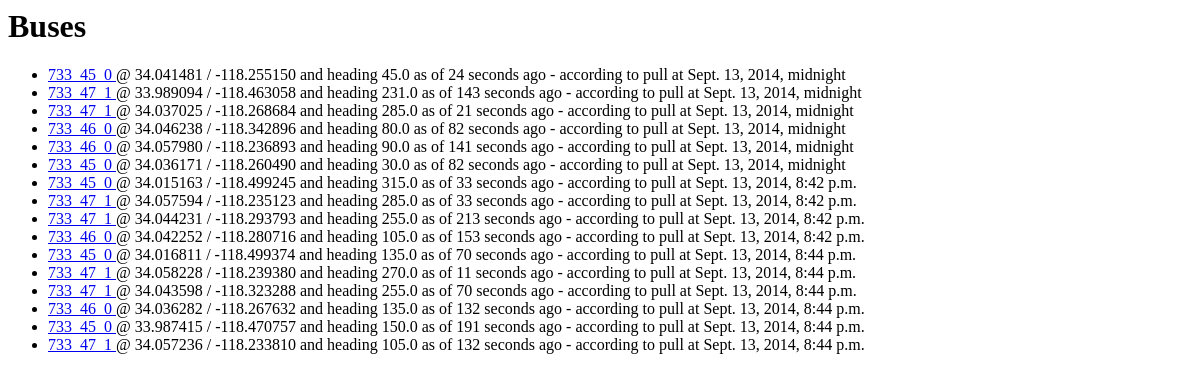
Before: /locations/routes/733/vehicles/ with the older database file.
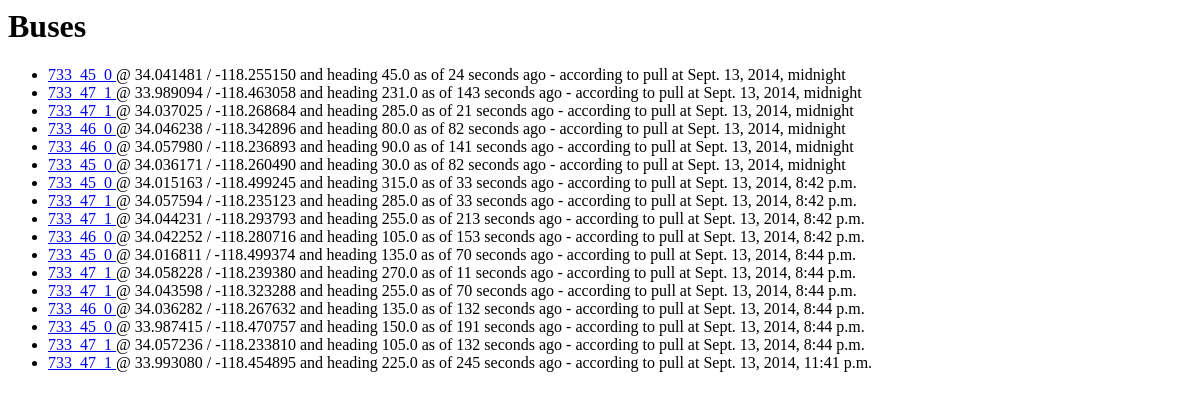
After: the same page with the newer database file.
### locations/models.py (models this page shows, shortened)
class Vehicle(models.Model):
    seconds_since_report = models.IntegerField()
    run_id = models.CharField(max_length=50, null=True)
    longitude = models.DecimalField(max_digits=9, decimal_places=6)
    heading = models.DecimalField(max_digits=4, decimal_places=1)
    route_id = models.CharField(max_length=50)
    predictable = models.BooleanField()
    latitude = models.DecimalField(max_digits=9, decimal_places=6)
    vehicle_id = models.CharField(max_length=50)
    votes = models.IntegerField(default=0)
    captured = models.DateTimeField(auto_now_add=True)
    def was_reported_recently(self):
        return 0 <= self.seconds_since_report <= 30
    was_reported_recently.admin_order_field = 'seconds_since_report'
    was_reported_recently.boolean = True
    was_reported_recently.short_description = 'Predictable?'

### locations/views.py (the view)
# urls.py: url(r'^routes/(?P<route_id>\d+)/vehicles/$', views.routeVehicles, name='route_vehicles'),
def routeVehicles(request, route_id):
    vehicles = get_list_or_404(Vehicle, route_id=route_id)
    return render(request, 'locations/vehicle_list.html', {'vehicle_list': vehicles})

### locations/templates/locations/vehicle_list.html
{% load staticfiles %}
<link rel="stylesheet" type="text/css" href="{% static 'locations/style.css' %}" />
<h1>Buses</h1>
{% if vehicle_list %}
    <ul>
    {% for vehicle in vehicle_list %}
        <li><a href="{% url 'locations:detail' vehicle.id %}">{{vehicle.run_id}} </a> @ {{vehicle.latitude}} / {{vehicle.longitude}} and heading {{vehicle.heading}} as of {{vehicle.seconds_since_report}} seconds ago - according to pull at {{vehicle.captured}} </li>
    {% endfor %}
    </ul>
{% else %}
    <p>No vehicles are available.</p>
{% endif %}

Changed rows visible on the page:
added Vehicle: run_id "733_47_1", latitude "33.993080", longitude "-118.454895", heading "225.0", seconds_since_report "245", captured "Sept. 13, 2014, 11:41 p.m."
